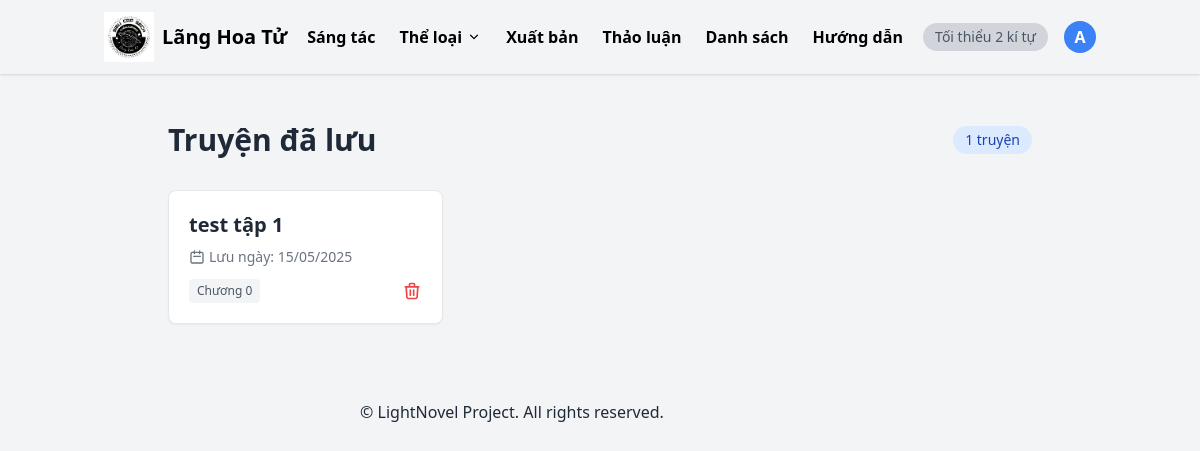
/users/saved/ (signed in), run on an earlier commit of the app's database.
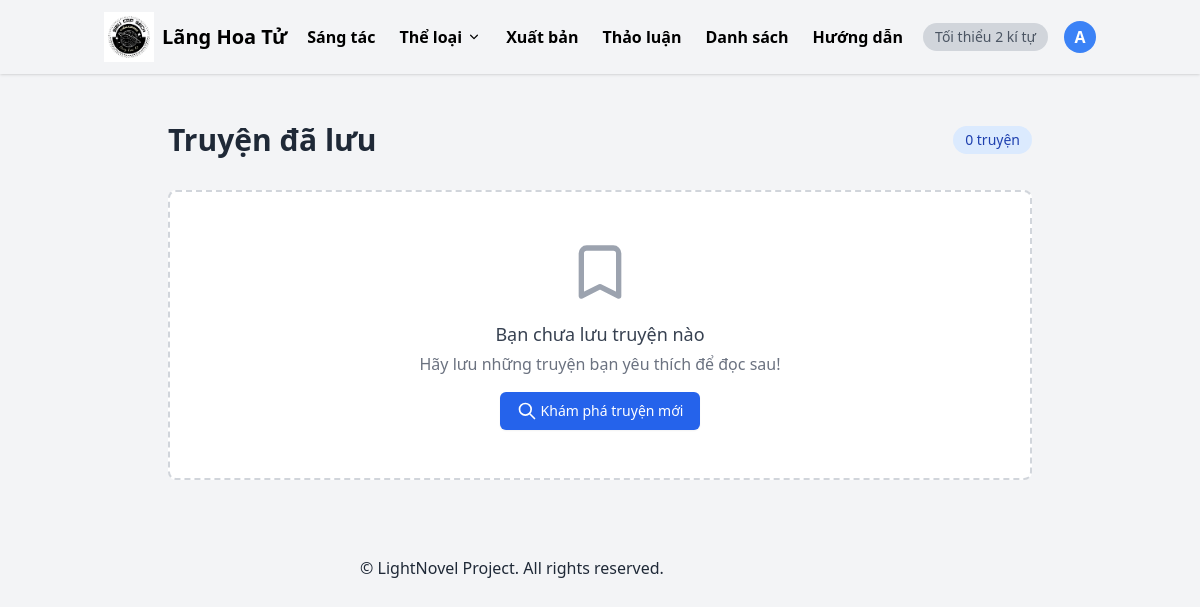
And on a later commit of the database.
### novels/models.py (models this page shows, shortened)
class SavedNovel(models.Model):
    user = models.ForeignKey(settings.AUTH_USER_MODEL, on_delete=models.CASCADE, related_name='saved_novels')
    novel = models.ForeignKey('Novel', on_delete=models.CASCADE, related_name='saved_by_users')
    saved_at = models.DateTimeField(auto_now_add=True)
    class Meta:
        unique_together = ('user', 'novel')

class Novel(models.Model):
    STATUS_CHOICES = [
        ('ongoing', 'Ongoing'),
        ('completed', 'Completed'),
    ]
    title = models.CharField(max_length=255)
    description = models.TextField(blank=True)
    author = models.CharField(max_length=255, blank=True)
    cover_image = models.ImageField(upload_to='covers/', blank=True, null=True)
    status = models.CharField(max_length=10, choices=STATUS_CHOICES, default='ongoing')
    genres = models.ManyToManyField(Genre, related_name='novels')
    created_at = models.DateTimeField(auto_now_add=True)
    updated_at = models.DateTimeField(auto_now=True)

### users/views.py (the view)
# urls.py: path('saved/', views.saved_novels, name='saved_novels'),
@login_required
def saved_novels(request):
    saved = request.user.saved_novels.select_related('novel')
    return render(request, 'users/saved.html', {'saved_novels': saved})

### templates/users/saved.html
{% extends 'index.html' %}
{% block content %}
<div class="max-w-4xl mx-auto px-4 py-8">
  <div class="flex items-center justify-between mb-8">
    <h2 class="text-3xl font-bold text-gray-800">Truyện đã lưu</h2>
    <span class="bg-blue-100 text-blue-800 text-sm font-medium px-3 py-1 rounded-full">
      {{ saved_novels.count }} truyện
    </span>
  </div>
  {% if saved_novels %}
  <div class="grid gap-5 md:grid-cols-2 lg:grid-cols-3">
    {% for saved in saved_novels %}
    <div class="bg-white rounded-lg border border-gray-200 shadow-sm overflow-hidden hover:shadow-md transition-shadow duration-300">
      <a href="{% url 'novels:novel_detail' saved.novel.id %}">
        <div class="p-5">
          <h3 class="text-xl font-bold text-gray-800 mb-2 hover:text-blue-600 transition-colors line-clamp-2">
            {{ saved.novel.title }}
          </h3>
          <div class="flex items-center text-sm text-gray-500 mb-3">
            <svg xmlns="http://www.w3.org/2000/svg" class="h-4 w-4 mr-1" fill="none" viewBox="0 0 24 24" stroke="currentColor">
              <path stroke-linecap="round" stroke-linejoin="round" stroke-width="2" d="M8 7V3m8 4V3m-9 8h10M5 21h14a2 2 0 002-2V7a2 2 0 00-2-2H5a2 2 0 00-2 2v12a2 2 0 002 2z" />
            </svg>
            Lưu ngày: {{ saved.saved_at|date:"d/m/Y" }}
          </div>
          <div class="flex justify-between items-center">
            <span class="text-xs px-2 py-1 bg-gray-100 text-gray-600 rounded">
              Chương {{ saved.novel.latest_chapter.number|default:"0" }}
            </span>
            <button class="text-red-500 hover:text-red-700 transition-colors">
              <svg xmlns="http://www.w3.org/2000/svg" class="h-5 w-5" fill="none" viewBox="0 0 24 24" stroke="currentColor">
                <path stroke-linecap="round" stroke-linejoin="round" stroke-width="2" d="M19 7l-.867 12.142A2 2 0 0116.138 21H7.862a2 2 0 01-1.995-1.858L5 7m5 4v6m4-6v6m1-10V4a1 1 0 00-1-1h-4a1 1 0 00-1 1v3M4 7h16" />
              </svg>
            </button>
          </div>
        </div>
      </a>
    </div>
    {% endfor %}
  </div>
  {% else %}
  <div class="text-center py-12 bg-white rounded-lg border-2 border-dashed border-gray-300">
    <svg xmlns="http://www.w3.org/2000/svg" class="h-16 w-16 mx-auto text-gray-400" fill="none" viewBox="0 0 24 24" stroke="currentColor">
      <path stroke-linecap="round" stroke-linejoin="round" stroke-width="2" d="M5 5a2 2 0 012-2h10a2 2 0 012 2v16l-7-3.5L5 21V5z" />
    </svg>
    <h3 class="mt-4 text-lg font-medium text-gray-700">Bạn chưa lưu truyện nào</h3>
    <p class="mt-1 text-gray-500">Hãy lưu những truyện bạn yêu thích để đọc sau!</p>
    <a href="{% url 'novels:novel_list' %}" class="mt-4 inline-flex items-center px-4 py-2 border border-transparent text-sm font-medium rounded-md shadow-sm text-white bg-blue-600 hover:bg-blue-700">
      <svg xmlns="http://www.w3.org/2000/svg" class="h-5 w-5 mr-1" fill="none" viewBox="0 0 24 24" stroke="currentColor">
        <path stroke-linecap="round" stroke-linejoin="round" stroke-width="2" d="M21 21l-6-6m2-5a7 7 0 11-14 0 7 7 0 0114 0z" />
      </svg>
      Khám phá truyện mới
    </a>
  </div>
  {% endif %}
</div>
{% endblock %}

What changed in the data, as far as the page shows it:
removed SavedNovel: novel "test tập 1", saved_at "15/05/2025", novel.latest_chapter.number "0"
Also different on the page:
{{ saved_novels.count }}: "1" → "0"
text now shown: "Bạn chưa lưu truyện nào Hãy lưu những truyện bạn yêu thích để đọc sau! Khám phá truyện mới"
